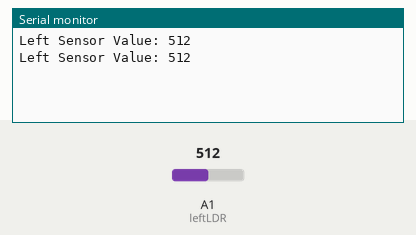
Recording of a sketch running on a simulated Arduino Uno, built with avr-gcc and run on an emulated ATmega328P. Parts: the last lines printed to the serial monitor. The test bench sets the inputs (shaded band); at power-on: A1 (leftLDR) = 512.

Above: at 1.8 s.
1.9 s: A1 (leftLDR) set to 716
At 2.8 s:
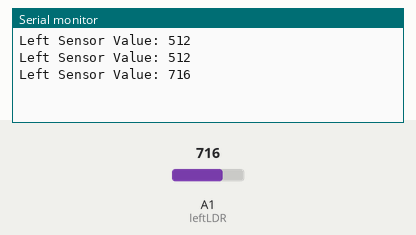
3.4 s: A1 (leftLDR) set to 900
At 4.5 s:
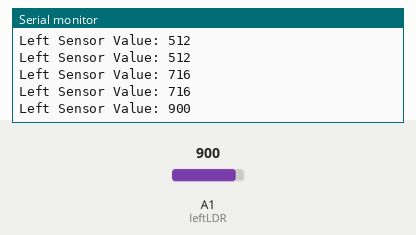
Timing chart, 0 to 6.4 s (numbered marks = the images above; inputs shaded):
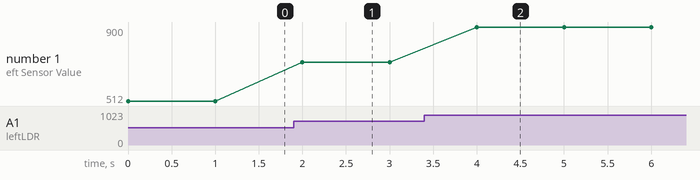

The sketch:

Initial_ir_code.ino
```cpp
const int leftLDR = A1;
void setup()
{
Serial.begin(9600);
}
void loop()
{
int leftValue = analogRead(leftLDR);
Serial.print("Left Sensor Value: ");
Serial.println(leftValue);
Serial.print("\n");
delay(1000);
}
```

Measured:
- after the input at 1.9 s, the serial monitor: prints a new line after 0.10 s (image 1)
- after the input at 3.4 s, the serial monitor: prints a new line after 0.60 s (image 2)
- plotted number 1: 512 → 716 after the input at 1.9 s, 716 → 900 after the input at 3.4 s
